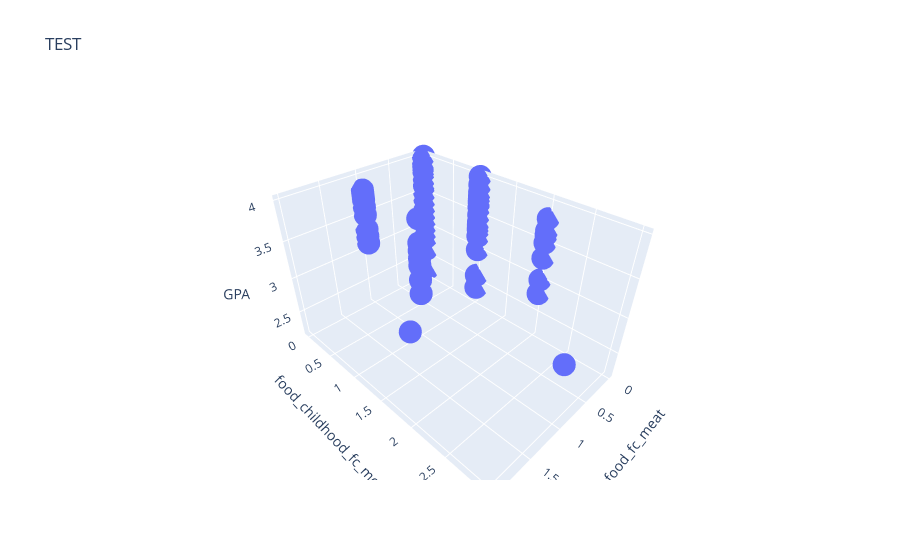

The code cell stored with this chart in its notebook:
### Code cell
import plotly.express as px

fig = px.scatter_3d(df, x='comfort_food_fc_meat', y='food_childhood_fc_meat', z='GPA', title= 'TEST')
fig.show()

### Figure 1 — Plotly figure (JSON) as saved in the notebook; plotly's stock layout.template omitted (floating-point values rounded to 4 significant figures)
{"data": [{"hovertemplate": "comfort_food_fc_meat=%{x}<br>food_childhood_fc_meat=%{y}<br>GPA=%{z}<extra></extra>", "legendgroup": "", "marker": {"color": "#636efa", "symbol": "circle"}, "mode": "markers", "name": "", "scene": "scene", "showlegend": false, "type": "scatter3d", "x": [0, 0, 0, 0, 0, 0, 1, 0, 0, 0, 0, 0, 0, 1, 0, 0, 0, 0, 0, 0, 1, 0, 0, 0, 0, 1, 1, 1, 0, 0, 1, 0, 1, 0, 0, 0, 0, 0, 0, 0, 0, 0, 1, 0, 0, 0, 1, 0, 0, 0, 1, 0, 0, 1, 0, 0, 0, 0, 0, 0, 0, 0, 0, 0, 0, 0, 0, 1, 0, 0, 0, 0, 0, 1, 0, 0, 2, 1, 0, 0, 0, 0, 0, 0, 0, 0, 0, 1, 0, 0, 0, 0, 0, 0, 0, 1, 0, 1, 0, 0, 0, 0, 1, 0, 0, 0, 0, 0, 0, 0, 1, 1, 0, 1, 0, 1, 0, 0, 0, 0, 0], "y": [1, 2, 1, 1, 0, 2, 1, 0, 0, 1, 0, 1, 1, 0, 1, 2, 1, 0, 1, 0, 0, 1, 0, 2, 1, 1, 1, 0, 0, 1, 1, 2, 1, 0, 0, 1, 2, 0, 0, 1, 0, 0, 0, 2, 0, 0, 0, 0, 1, 2, 1, 1, 1, 0, 0, 1, 0, 0, 0, 1, 1, 2, 1, 0, 1, 0, 1, 0, 0, 0, 0, 1, 0, 0, 2, 0, 2, 1, 0, 1, 0, 0, 0, 0, 1, 0, 1, 1, 2, 0, 1, 0, 0, 1, 1, 1, 0, 1, 0, 1, 1, 1, 3, 1, 1, 1, 0, 0, 1, 0, 1, 0, 1, 0, 0, 0, 0, 0, 0, 0, 1], "z": [2.4, 3.654, 3.2, 3.5, 2.25, 3.8, 3.3, 3.3, 3.3, 3.5, 3.904, 3.4, 3.6, 3.1, 4, 3.6, 3.4, 2.2, 3.3, 3.87, 3.7, 3.7, 3.9, 2.8, 3.7, 3, 3.2, 3.5, 4, 4, 2.8, 3.65, 3, 3.7, 3.4, 3.89, 3, 3.4, 2.9, 3.6, 3.5, 3.2, 3.605, 3.8, 2.8, 3.5, 3.83, 3.6, 3.3, 3.3, 3.292, 3.5, 3.35, 3.8, 2.8, 3.5, 3.7, 3.6, null, 3.9, 2.6, 3.5, 3.2, 3, 3.6, 3.2, 3.67, 3.73, 4, 3.1, 3.79, 3, 3.7, 3.1, 3, 3.9, 3.4, 3.5, 3.7, 3.7, 3.83, 2.6, 3, 3.2, 3.5, 3.2, 3.68, 3.8, 3.3, 3.2, 3.75, 3.5, 3.92, 3.9, 3.9, 3.2, 3.5, 3.4, null, 3.7, null, 3, 3, 3.8, 3.8, 3.4, 3.7, 2.9, 3.9, 3.6, 2.8, 3.3, 3.4, 3.77, 3.63, 3.2, 3.5, 3, 3.882, 3, 3.9]}], "layout": {"legend": {"tracegroupgap": 0}, "scene": {"domain": {"x": [0, 1], "y": [0, 1]}, "xaxis": {"title": {"text": "comfort_food_fc_meat"}}, "yaxis": {"title": {"text": "food_childhood_fc_meat"}}, "zaxis": {"title": {"text": "GPA"}}}, "title": {"text": "TEST"}}}
